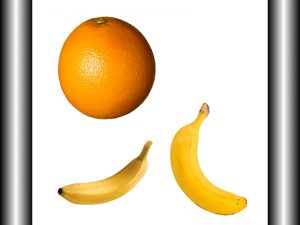
#> input picture imgo.jpg, 300 x 225 px
$ python teste.py   (Python 2 division)   (older library calls are emulated)
#> lines starting #> are read from the running program, lines starting #| are printed output that depends on the picture; after the words box and inside, x2 and y2 are one past the last pixel; in counts of white or black regions, pixels touching at a corner belong together
import numpy as np
import cv2
img = cv2.imread('../imgo.jpg',0)
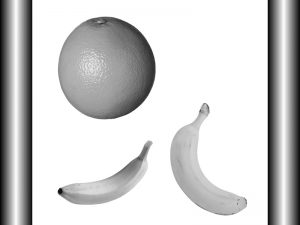
#> img: shape (225, 300); min 8, max 255, mean 208.4
ret,thresh = cv2.threshold(img,127,255,0)
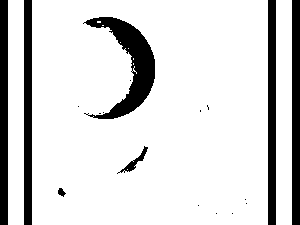
#> thresh: shape (225, 300); 85.2% white; 18 black regions (11 under 20 px)
im2,contours,hierarchy = cv2.findContours(thresh, 1, 2)
#> contours = 33 contours, 27 with area under 20; largest, box (x1, y1, x2, y2) and area: (32, 0, 268, 225) 52640, (276, 0, 292, 225) 3360, (8, 0, 24, 225) 3360, (83, 16, 156, 120) 2769, (119, 145, 149, 174) 212, (57, 187, 67, 198) 54
#> (the run stopped early here; a loop or call above may not have finished)

$ run again, with img.jpg copied over imgo.jpg
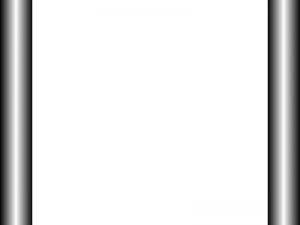
#> input picture img.jpg, 300 x 225 px
#> img is the input picture: shape (225, 300); min 8, max 255, mean 227.8
#> `ret,thresh = cv2.threshold(img,127,255,0)`:
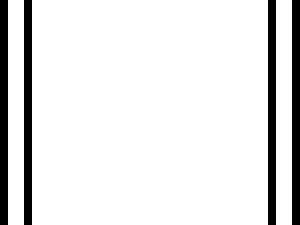
#> thresh: shape (225, 300); 89.3% white; 4 black regions
#> contours = 3 contours; box (x1, y1, x2, y2) and area: (32, 0, 268, 225) 52640, (276, 0, 292, 225) 3360, (8, 0, 24, 225) 3360
